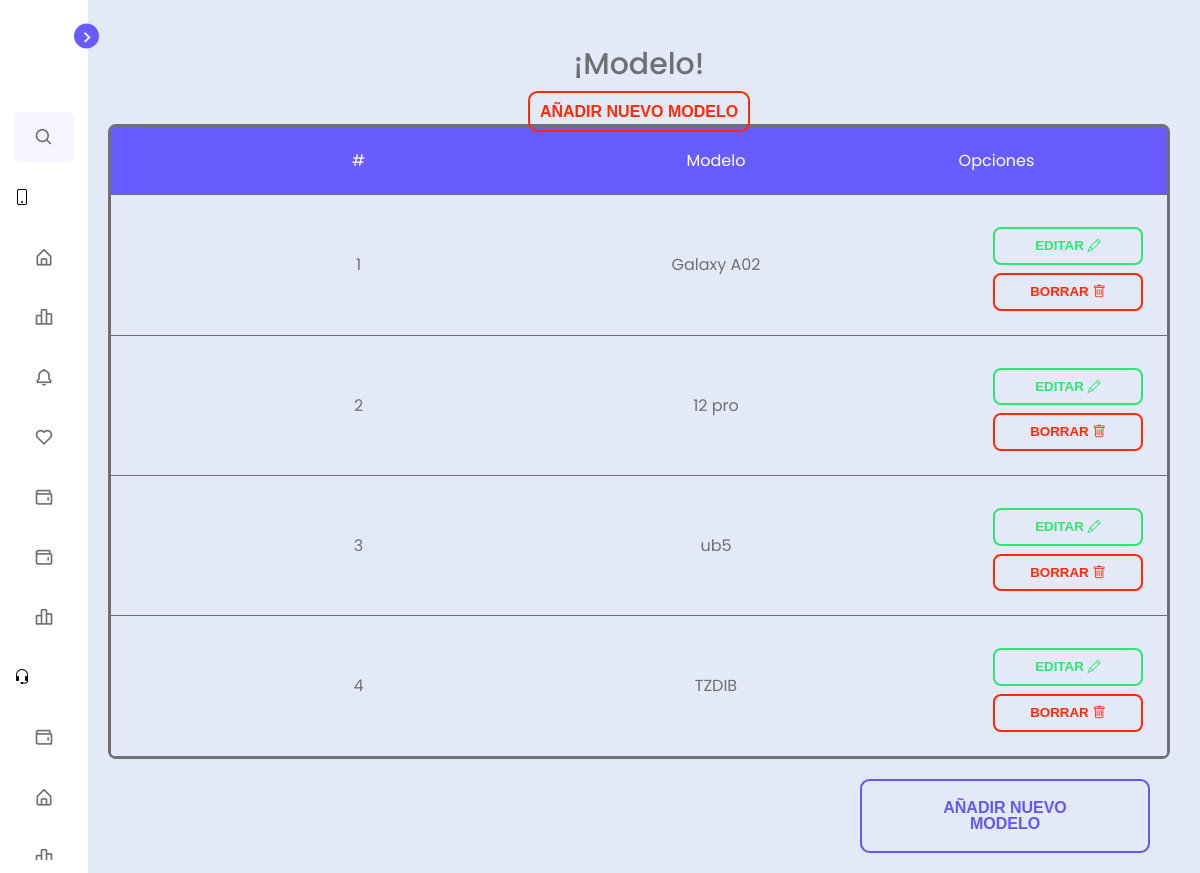
Screenshot of /panel/views/modelo/ctrlModelo.php with the database file from the repository.
### tables this page shows
CREATE TABLE IF NOT EXISTS `modelo` (
  `id_modelo` int(11) NOT NULL AUTO_INCREMENT,
  `tipo_modelo` varchar(20) DEFAULT NULL,
  PRIMARY KEY (`id_modelo`)
);

### panel/views/modelo/mdlModelo.php (called while the page is built, shortened)
<?php
    require_once('../../sistemas.php');
    class Modelo extends Sistema{
        public function read(){
            $sql = "SELECT id_modelo,
                     tipo_modelo
                     FROM modelo;";
            $stmt = $this->con->prepare($sql);
            $stmt->execute();
            $datosModelos = $stmt->fetchAll(PDO::FETCH_ASSOC);
            return $datosModelos;
        }
    }
    $modelo = new Modelo();
?>

### panel/sistemas.php (called while the page is built, shortened)
<?php
    class Sistema{
        public function conexion(){
            $dbDriver = "mysql";
            $dbHost = "localhost";
            $dbUser = "telefonia";
            $dbcontrasena = "t3l3c0mT";
            $db = "telefonia";
            $this->con = new PDO($dbDriver.':host='.$dbHost.';dbname='.$db, $dbUser, $dbcontrasena);
        }
    }
?>

### panel/views/modelo/vistaModelo.php (the view)
<section class="page-content" style="text-align:center;">
<div class="text">¡Modelo!</div>
<a href="ctrlModelo.php?accion=new" class="btn btn-primary" style="margin:30px"> Añadir nuevo modelo</a>
<table>
        <thead>
            <tr>
            <td scope="col">#</td>
            <td scope="col">Modelo</td>
            <td scope="col">Opciones</td>
            </tr>
        </thead>
        <tbody>
            <?php
                foreach ($datosModelos as $key => $datosModelo):
            ?>
            <tr>
            <td><?php echo $datosModelo['id_modelo'] ?></td>
            <td><?php echo $datosModelo['tipo_modelo'] ?></td>
                <td>
                    <div>
                    <a href="ctrlModelo.php?accion=modify&id_modelo=<?php echo $datosModelo['id_modelo']; ?>"><button
                                id="btn2 first2" type="button" class="btn2 first2">Editar <i class="bi bi-pencil"></i></button></a>
                    <a href="ctrlModelo.php?accion=delete&id_modelo=<?php echo $datosModelo['id_modelo']; ?>"><button
                                id="btn3 first" type="button" class="btn first">Borrar <i class="bi bi-trash"></i></button></a>
                </div>
                </td>
            </tr>
            <?php
                endforeach;
            ?>
        </tbody>
                </table>
                <a href="ctrlModelo.php?accion=new" class="btn3 first3" style="float: right;"> Añadir nuevo Modelo</a>
            </section>

### css/dasboard.css (style rules this page uses)
* { margin: 0; padding: 0; box-sizing: border-box; font-family: 'Poppins', sans-serif; }
:root { --body-color: #E4E9F7; --sidebar-color: #FFF; --primary-color: #695CFE; --primary-color-light: #F6F5FF; --toggle-color: #DDD; --text-color: #707070; --tran-03: all 0.2s ease; --tran-03: all 0.3s ease; --tran-04: all 0.3s ease; --tran-05: all 0.3s ease; }
body { min-height: 100vh; background-color: var(--body-color); transition: var(--tran-05); }
.page-content .text { font-size: 30px; font-weight: 500; color: var(--text-color); padding: 12px 60px; }
.sidebar.close ~ .page-content { left: 78px; height: 100vh; width: calc(100% - 78px); }
.page-content { position: relative; left: 220px; width: calc(100% - 220px); min-height: 100vh; padding: 30px; }

### rows the page displays
modelo: id_modelo "1", tipo_modelo "Galaxy A02"
modelo: id_modelo "2", tipo_modelo "12 pro"
modelo: id_modelo "3", tipo_modelo "ub5"
modelo: id_modelo "4", tipo_modelo "TZDIB"
